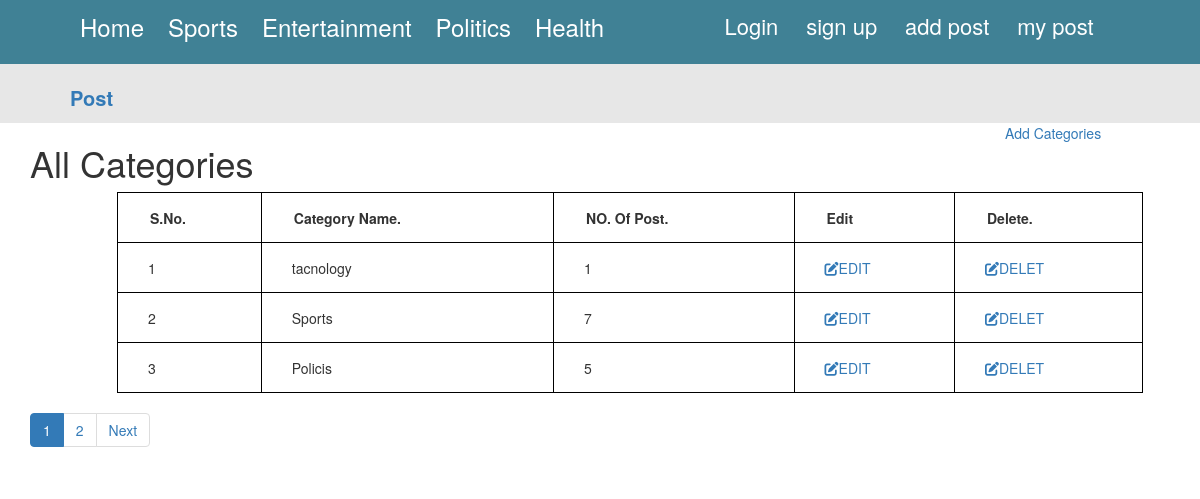
Screenshot of /admin/category.php with the database file from the repository.
### tables this page shows
CREATE TABLE `category` (
  `category_id` int(11) NOT NULL,
  `category_name` varchar(100) NOT NULL,
  `post` int(11) NOT NULL DEFAULT 0
);

### admin/category.php (the view, shortened to what this page needs)
<?php
include 'header.php';
?>
<div id="admin-content">
    <div class="container">
        <div class="row">
            <div class="col-md-10">
                <h1 class="admin-heading">All Categories</h1>
            </div>
            <div class="col-md-2">
                <a href="add-category.php" class="add-new">Add Categories</a>
            </div>
            <div class="col-md-12">
                <?php
                    include "conn.php";
                    $limit=3;
                    if(isset($_GET['page'])){
                        $page=$_GET["page"];
                    }
                    else{
                        $page=1;
                    }
                    $offset = ($page - 1) * $limit;
                    $sql = "SELECT * FROM category order by category_id DESC LIMIT {$offset},{$limit}";
                    $result=mysqli_query($conn , $sql) or die("Quary failed .");
                    if(mysqli_num_rows($result) > 0){
                        ?>
                        <table class="category-table">
                            <thead class="c-t-head">
                                <th>S.No.</th>
                                <th>Category Name.</th>
                                <th>NO. Of Post.</th>
                                <th>Edit</th>
                                <th>Delete.</th>
                            </thead>
                            <tbody class="c-t-body">
                                <?php
                                $serial = $offset + 1;
                                 while($row = mysqli_fetch_assoc($result)){
                                ?>
                                <tr>
                                    <td class='id'><?php echo $serial;?></td>
                                    <td><?php echo $row["category_name"];?></td>
                                    <td><?php echo $row["post"];?></td>
                                    <td class='edit'><a href='update-category.php?id=<?php echo $row["category_id"]; ?>'><i class= 'fa fa-edit'></i>EDIT</a></td>
                                    <td class='edit'><a href='delete_cat.php?id=<?php echo $row["category_id"]; ?>'><i class= 'fa fa-edit'></i></i>DELET</a></td>
                                </tr>
                                <?php
                                 $serial++ ;
                                 }
                                ?>
                            </tbody>
                        </table>
                        <?php
                    }else{
                        echo "<h3>NO Result Found.</h3>";
                    }
                    $sqli = "SELECT * FROM category";
                    $results=mysqli_query($conn, $sqli) or die("Query Failde.");
                    if(mysqli_num_rows($results) > 0){
                        $total_records = mysqli_num_rows($results);
                        $total_pages = ceil($total_records / $limit);
                        echo "<ul class='pagination admin-pagitaion'>";
                        for($i = 1; $i <=$total_pages; $i++){
                            if($i==$page){
                                $active = "active";
                            }else{
                                $active = '';
                            }
                            echo '<li class="'.$active.'"><a href="category.php?page='.$i.'">'.$i.'</a></li>';
                        }
                        if($total_pages > $page){
                            echo '<li><a href="category.php?page='.($page + 1).'">Next</a></li>';
                        }
                        echo '</ul>';
                    }
                ?>
            </div>
        </div>
    </div>
</div>
<?php
include 'footer.php';
?>

### CSS/style.css (style rules this page uses)
.category-table { width: 90%; margin-left: 87px; border: 1px solid black; padding: 39px; }
.c-t-head tr th { padding-left: 32px; border: 1px solid black; height: 50px; }
.c-t-body tr td { padding-left: 30px; border: 1px solid black; height: 50px; }

### rows the page displays
category: category_name "tacnology", post "1"
category: category_name "Sports", post "7"
category: category_name "Policis", post "5"
